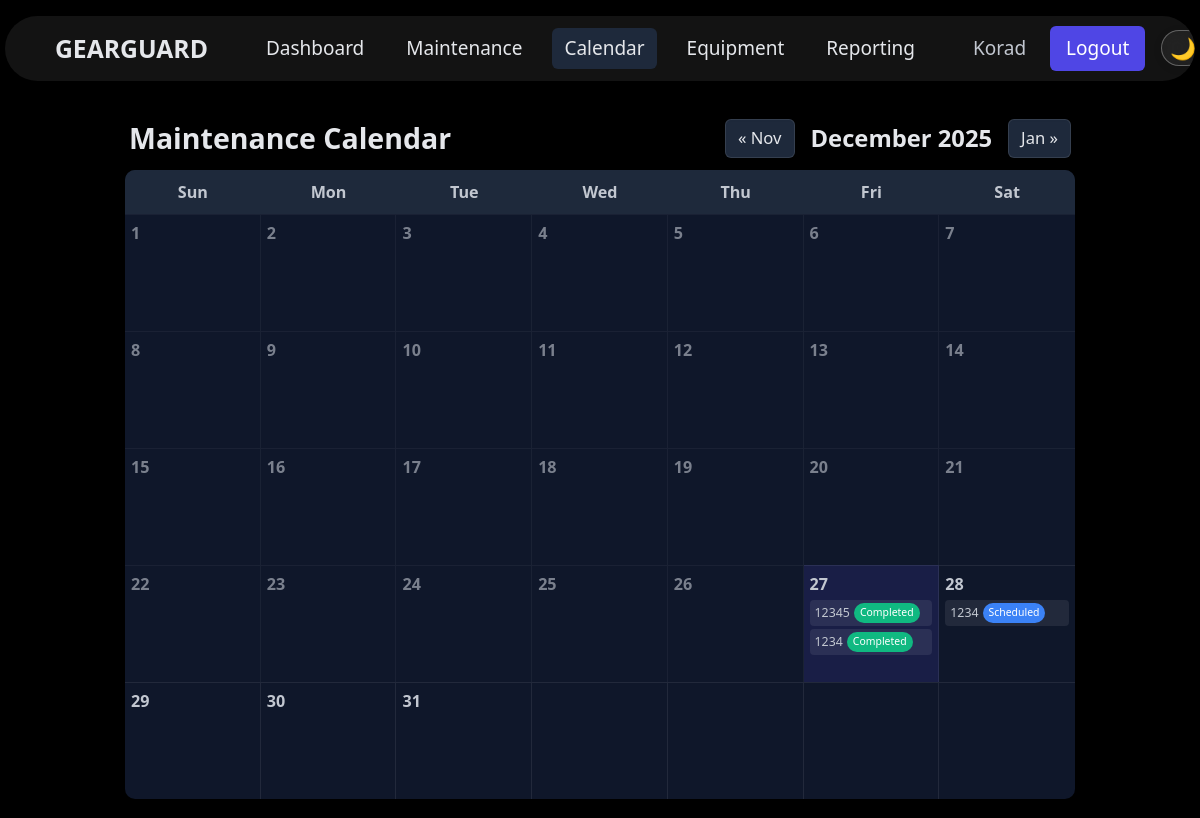
Page /calendar/ (signed in) on the earlier database version.
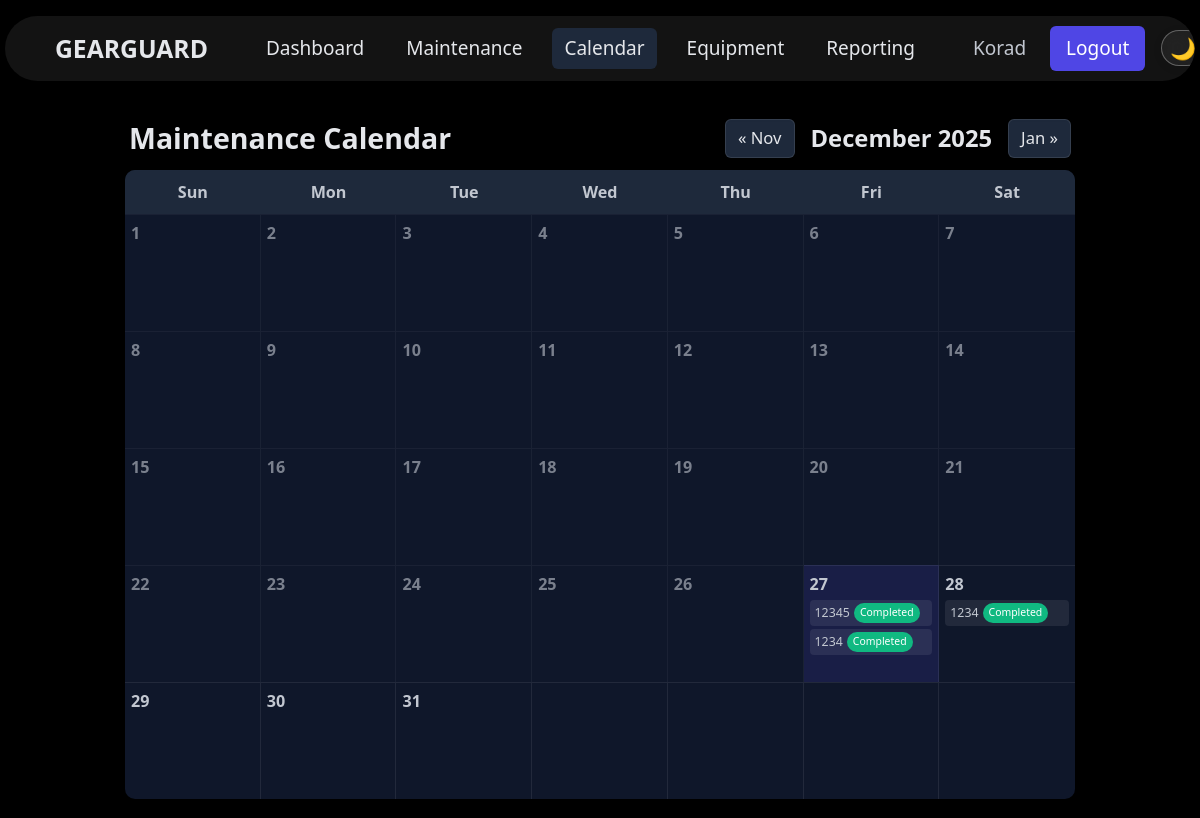
Same page on the later database version.
### maintenance/models.py (models this page shows, shortened)
class MaintenanceRecord(models.Model):
    STATUS_CHOICES = [
        ("scheduled", "Scheduled"),
        ("completed", "Completed"),
        ("overdue", "Overdue"),
    ]
    equipment = models.ForeignKey('equipment.Equipment', on_delete=models.CASCADE, related_name='maintenance_records')
    service_date = models.DateField()
    technician = models.CharField(max_length=100, blank=True)
    cost = models.DecimalField(max_digits=10, decimal_places=2, default=0)
    remarks = models.TextField(blank=True)
    next_due = models.DateField(null=True, blank=True)
    status = models.CharField(max_length=20, choices=STATUS_CHOICES, default='scheduled')

### equipment/models.py (models this page shows)
class Equipment(models.Model):
    STATUS_CHOICES = [
        ("active", "Active"),
        ("inactive", "Inactive"),
    ]
    asset_id = models.CharField(max_length=50, unique=True)
    name = models.CharField(max_length=120)
    category = models.ForeignKey(EquipmentCategory, on_delete=models.SET_NULL, null=True, related_name="equipments")
    company = models.CharField(max_length=100, blank=True)
    serial_no = models.CharField(max_length=100, blank=True)
    technician = models.CharField(max_length=100, blank=True)
    maintenance_team = models.CharField(max_length=100, blank=True)
    assigned_date = models.DateField(null=True, blank=True)
    maintenance_interval_days = models.PositiveIntegerField(default=90)
    status = models.CharField(max_length=20, choices=STATUS_CHOICES, default="active")
    description = models.TextField(blank=True)
    def __str__(self) -> str:
        return f"{self.asset_id} - {self.name}"

### gearguard/views.py (the view)
# urls.py: path('calendar/', calendar_view, name='calendar'),
@login_required
def calendar_view(request):
    from datetime import datetime, timedelta
    from maintenance.models import MaintenanceRecord
    import calendar
    today = datetime.now().date()
    year = int(request.GET.get('year', today.year))
    month = int(request.GET.get('month', today.month))
    first_day = datetime(year, month, 1).date()
    last_day = datetime(year, month, calendar.monthrange(year, month)[1]).date()
    records = (
        MaintenanceRecord.objects
        .filter(service_date__gte=first_day, service_date__lte=last_day)
        .select_related('equipment')
        .order_by('service_date')
    )
    records_by_date = {}
    for record in records:
        date_str = record.service_date.strftime('%Y-%m-%d')
        if date_str not in records_by_date:
            records_by_date[date_str] = []
        records_by_date[date_str].append(record)
    cal = calendar.monthcalendar(year, month)
    calendar_days = []
    for week in cal:
        week_days = []
        for day in week:
            if day == 0:
                week_days.append(None)  # Empty day (padding)
            else:
                current_date = datetime(year, month, day).date()
                date_str = current_date.strftime('%Y-%m-%d')
                week_days.append({
                    'day': day,
                    'date': current_date,
                    'records': records_by_date.get(date_str, []),
                    'is_today': current_date == today,
                    'is_past': current_date < today,
                })
        calendar_days.append(week_days)
    prev_month = datetime(year, month, 1) - timedelta(days=1)
    next_month = datetime(year, month, calendar.monthrange(year, month)[1]) + timedelta(days=1)
    context = {
        'calendar': calendar_days,
        'current_month': datetime(year, month, 1),
        'prev_month': prev_month,
        'next_month': next_month,
        'month_name': calendar.month_name[month],
        'year': year,
    }
    return render(request, 'calendar.html', context)

### templates/calendar.html (shortened to what this page needs)
{% extends 'base.html' %}
{% block content %}
<div class="calendar-container">
    <div class="calendar-header">
        <h1 style="margin: 0; font-size: 1.5rem;">Maintenance Calendar</h1>
        <div class="calendar-nav">
            <a href="?year={{ prev_month.year }}&month={{ prev_month.month }}" class="nav-button">&laquo; {{ prev_month|date:"M" }}</a>
            <h2>{{ month_name }} {{ year }}</h2>
            <a href="?year={{ next_month.year }}&month={{ next_month.month }}" class="nav-button">{{ next_month|date:"M" }} &raquo;</a>
        </div>
    </div>
    <div class="calendar-grid">
        <div class="calendar-weekdays">
            <div class="weekday">Sun</div>
            <div class="weekday">Mon</div>
            <div class="weekday">Tue</div>
            <div class="weekday">Wed</div>
            <div class="weekday">Thu</div>
            <div class="weekday">Fri</div>
            <div class="weekday">Sat</div>
        </div>
        <div class="calendar-weeks">
        {% for week in calendar %}
        <div class="calendar-week">
            {% for day in week %}
            {% if day %}
            <div class="calendar-day {% if day.is_today %}today{% endif %} {% if day.is_past %}past{% endif %}">
                <div class="day-number">{{ day.day }}</div>
                {% if day.records %}
                <div class="maintenance-items">
                    {% for record in day.records %}
                    <div class="maintenance-item" title="{{ record.equipment }} - {{ record.get_status_display }}">
                        <span class="equipment-name">{{ record.equipment.asset_id }}</span>
                        <span class="status-badge status-{{ record.status }}">{{ record.get_status_display }}</span>
                    </div>
                    {% endfor %}
                </div>
                {% endif %}
            </div>
            {% else %}
            <div class="calendar-day empty"></div>
            {% endif %}
            {% endfor %}
        </div>
        {% endfor %}
        </div>
    </div>
</div>
{% endblock %}

Differences in the rows shown:
changed MaintenanceRecord (number 3 of 3 on the later page): status "Scheduled" → "Completed"
